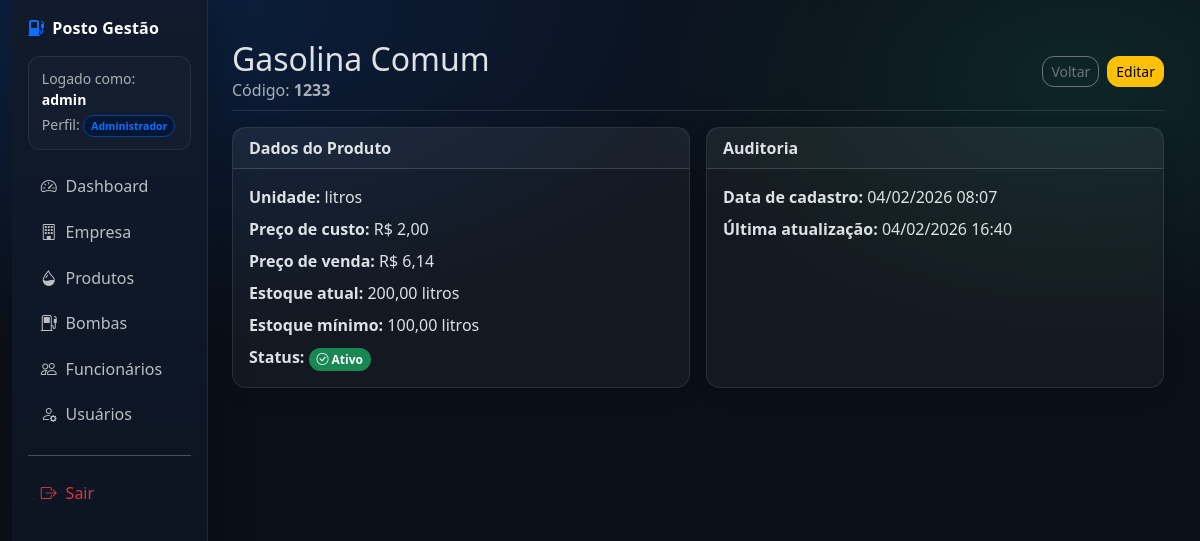
The page /produtos/2/ (signed in) on the database its author committed.
### accounts/models.py (models this page shows, shortened)
class CustomUser(AbstractUser):
    PERFIL_CHOICES = (
        ('ADMIN', 'Administrador'),
        ('GERENTE', 'Gerente'),
        ('OPERADOR', 'Operador'),
    )
    nome_completo = models.CharField('Nome completo', max_length=255, default='')
    perfil = models.CharField(max_length=10, choices=PERFIL_CHOICES, default='OPERADOR')
    data_cadastro = models.DateTimeField(auto_now_add=True)
    REQUIRED_FIELDS = ["email", "nome_completo"]

### produtos/models.py (models this page shows, shortened)
class Produto(models.Model):
    codigo = models.CharField(max_length=50, unique=True)
    nome = models.CharField(max_length=100)
    unidade_medida = models.CharField(max_length=20, default='Litros')
    preco_custo = models.DecimalField(max_digits=10, decimal_places=2)
    preco_venda = models.DecimalField(max_digits=10, decimal_places=2)
    estoque_atual = models.DecimalField(max_digits=10, decimal_places=2)
    estoque_minimo = models.DecimalField(max_digits=10, decimal_places=2)
    is_active = models.BooleanField(default=True)
    data_cadastro = models.DateTimeField(auto_now_add=True)
    data_atualizacao = models.DateTimeField(auto_now=True)

### produtos/views.py (the view)
# urls.py: path('<int:pk>/', views.ProdutoDetailView.as_view(), name='produto_detail'),
class ProdutoDetailView(LoginRequiredMixin, DetailView):
    model = Produto
    template_name = 'produtos/produto_detail.html'
    context_object_name = 'produto'

### produtos/templates/produtos/produto_detail.html (shortened to what this page needs)
{% extends 'base.html' %}
{% block content %}
<div class="d-flex justify-content-between flex-wrap flex-md-nowrap align-items-center pt-3 pb-2 mb-3 border-bottom">
    <div>
        <h1 class="h2 mb-0">{{ produto.nome }}</h1>
        <div class="text-muted">Código: <strong>{{ produto.codigo }}</strong></div>
    </div>
    <div class="btn-toolbar">
        <a href="{% url 'produto_list' %}" class="btn btn-sm btn-outline-secondary">Voltar</a>
        {% if user.perfil == 'ADMIN' or user.perfil == 'GERENTE' %}
            <a href="{% url 'produto_update' produto.pk %}" class="btn btn-sm btn-warning ms-2">Editar</a>
        {% endif %}
    </div>
</div>
<div class="row g-3">
    <div class="col-lg-6">
        <div class="card h-100">
            <div class="card-header">
                <strong>Dados do Produto</strong>
            </div>
            <div class="card-body">
                <p class="mb-2"><strong>Unidade:</strong> {{ produto.unidade_medida }}</p>
                <p class="mb-2"><strong>Preço de custo:</strong> R$ {{ produto.preco_custo }}</p>
                <p class="mb-2"><strong>Preço de venda:</strong> R$ {{ produto.preco_venda }}</p>
                <p class="mb-2"><strong>Estoque atual:</strong> {{ produto.estoque_atual }} {{ produto.unidade_medida }}</p>
                <p class="mb-2"><strong>Estoque mínimo:</strong> {{ produto.estoque_minimo }} {{ produto.unidade_medida }}</p>
                <p class="mb-0"><strong>Status:</strong>
                    {% if produto.is_active %}
                        <span class="badge bg-success"><i class="bi bi-check-circle"></i> Ativo</span>
                    {% else %}
                        <span class="badge bg-danger"><i class="bi bi-x-circle"></i> Inativo</span>
                    {% endif %}
                </p>
            </div>
        </div>
    </div>
    <div class="col-lg-6">
        <div class="card h-100">
            <div class="card-header">
                <strong>Auditoria</strong>
            </div>
            <div class="card-body">
                <p class="mb-2"><strong>Data de cadastro:</strong> {{ produto.data_cadastro|date:"d/m/Y H:i" }}</p>
                <p class="mb-0"><strong>Última atualização:</strong> {{ produto.data_atualizacao|date:"d/m/Y H:i" }}</p>
            </div>
        </div>
    </div>
</div>
{% endblock %}

### templates/base.html (shortened to what this page needs)
{% load django_bootstrap5 %}
{% load static %}
<!DOCTYPE html>
<html lang="pt-br" data-bs-theme="dark">
<head>
    {% bootstrap_css %}
    <link rel="stylesheet" href="https://cdn.jsdelivr.net/npm/bootstrap-icons@1.11.3/font/bootstrap-icons.min.css">
    <link rel="stylesheet" href="{% static 'css/app.css' %}">
</head>
<body>
<div class="container-fluid app-shell">
    <div class="row g-0">
        {% if user.is_authenticated %}
        {% with current=request.resolver_match.url_name %}
        <aside class="col-md-3 col-lg-2 d-md-block sidebar p-3">
            <div class="d-flex align-items-center justify-content-between mb-3">
                <div class="brand text-white">
                    <i class="bi bi-fuel-pump-fill me-2 text-primary"></i>Posto Gestão
                </div>
            </div>
            <div class="small text-muted mb-3 user-chip">
                Logado como: <strong class="text-white">{{ user.username }}</strong>
                <div class="mt-1">
                    Perfil:
                    <span class="badge bg-primary-subtle text-primary border border-primary-subtle">
                        {{ user.get_perfil_display }}
                    </span>
                </div>
            </div>
            <ul class="nav nav-pills flex-column gap-1">
                <li class="nav-item">
                    <a href="{% url 'dashboard' %}" class="nav-link {% if current == 'dashboard' %}active{% endif %}">
                        <i class="bi bi-speedometer2"></i> Dashboard
                    </a>
                </li>
                {% if user.perfil != 'OPERADOR' %}
                <li class="nav-item">
                    <a href="{% url 'empresa_detail' %}" class="nav-link {% if current == 'empresa_detail' or current == 'empresa_create' or current == 'empresa_update' %}active{% endif %}">
                        <i class="bi bi-building"></i> Empresa
                    </a>
                </li>
                {% endif %}
                <li class="nav-item">
                    <a href="{% url 'produto_list' %}" class="nav-link {% if current == 'produto_list' or current == 'produto_create' or current == 'produto_update' %}active{% endif %}">
                        <i class="bi bi-droplet-half"></i> Produtos
                    </a>
                </li>
                <li class="nav-item">
                    <a href="{% url 'bomba_list' %}" class="nav-link {% if current == 'bomba_list' or current == 'bomba_create' or current == 'bomba_update' %}active{% endif %}">
                        <i class="bi bi-fuel-pump"></i> Bombas
                    </a>
                </li>
                <li class="nav-item">
                    <a href="{% url 'funcionario_list' %}" class="nav-link {% if current == 'funcionario_list' or current == 'funcionario_create' or current == 'funcionario_update' %}active{% endif %}">
                        <i class="bi bi-people"></i> Funcionários
                    </a>
                </li>
                {% if user.perfil == 'ADMIN' %}
                <li class="nav-item">
                    <a href="{% url 'user_list' %}" class="nav-link {% if current == 'user_list' or current == 'user_create' or current == 'user_update' %}active{% endif %}">
                        <i class="bi bi-person-gear"></i> Usuários
                    </a>
                </li>
                {% endif %}
                <li class="nav-item mt-3 pt-3 border-top app-border">
                    <form action="{% url 'logout' %}" method="post">
                        <button type="submit" class="nav-link w-100 text-start text-danger border-0 bg-transparent">
                            <i class="bi bi-box-arrow-right"></i> Sair
                        </button>
                    </form>
                </li>
            </ul>
        </aside>
        {% endwith %}
        <main class="col-md-9 col-lg-10 content">
        {% else %}
        <main class="col-12 content">
        {% endif %}
            {% block content %}{% endblock %}
        </main>
    </div>
</div>
</body>
</html>

### static/css/app.css (style rules this page uses)
:root { --app-bg: #0b0f17; --sidebar-bg: #0f1624; --card-bg: rgba(255,255,255,.04); --card-border: rgba(255,255,255,.10); --muted: rgba(255,255,255,.65); }
body { background: radial-gradient(1200px 600px at 10% 0%, rgba(13,110,253,.18), transparent 60%), radial-gradient(800px 500px at 90% 10%, rgba(32,201,151,.12), transparent 55%), var(--app-bg); }
.app-shell { min-height: 100vh; }
.sidebar { min-height: 100vh; background: linear-gradient(180deg, rgba(16,26,44,.98), rgba(12,18,30,.95)); border-right: 1px solid rgba(255,255,255,.08); box-shadow: 12px 0 30px rgba(0,0,0,.18); }
.sidebar .brand { font-weight: 700; letter-spacing: .2px; }
.user-chip { border: 1px solid rgba(255,255,255,.08); background: rgba(255,255,255,.02); border-radius: 12px; padding: .7rem .8rem; }
.sidebar .nav-link { color: rgba(255,255,255,.72); border-radius: 10px; padding: .55rem .8rem; display: flex; gap: .55rem; align-items: center; transition: all .2s ease; }
.content { padding: 24px; }
.card { background: var(--card-bg); border: 1px solid var(--card-border); border-radius: 14px; box-shadow: 0 6px 18px rgba(0,0,0,.15); }
.border-bottom { border-color: rgba(255,255,255,.10)!important; }
.text-muted { color: var(--muted)!important; }
.btn { border-radius: 12px; }
.badge { border-radius: 999px; padding: .45em .65em; font-weight: 600; }

### rows shown on the page
CustomUser: username "admin", perfil "Administrador"
Produto: nome "Gasolina Comum", codigo "1233", unidade_medida "litros", preco_custo "2,00", preco_venda "6,14", estoque_atual "200,00", estoque_minimo "100,00", data_cadastro "04/02/2026 08:07", data_atualizacao "04/02/2026 16:40"
